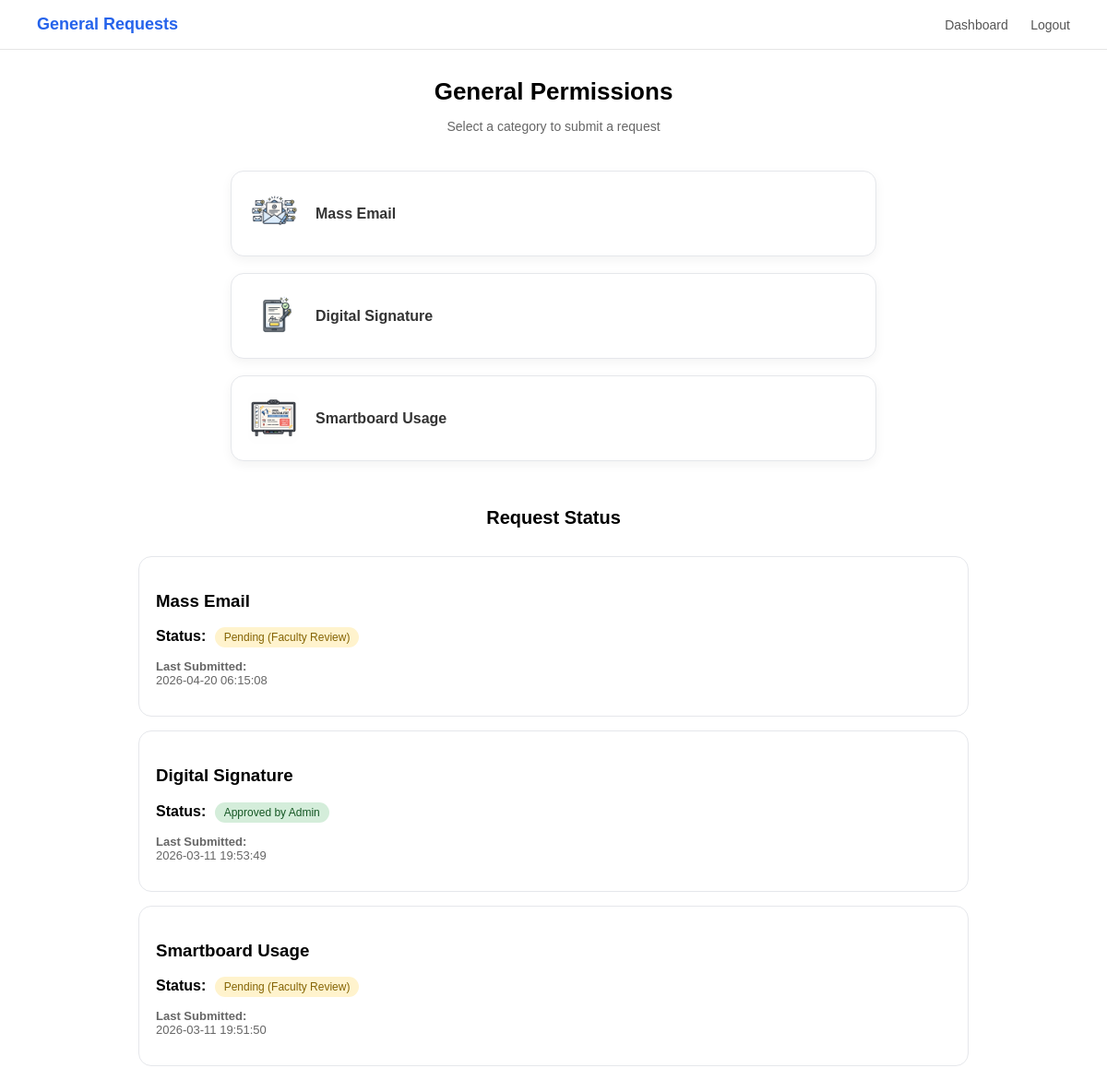
Screenshot of /general.php (signed in) with the database file from the repository.
### tables this page shows
CREATE TABLE `general_requests` (
  `request_id` int(11) NOT NULL,
  `committee_id` varchar(50) DEFAULT NULL,
  `type` enum('mass_email','smartboard','digital_signature') DEFAULT NULL,
  `status` enum('pending','approved','rejected') DEFAULT 'pending',
  `created_at` timestamp NOT NULL DEFAULT current_timestamp(),
  `rejection_reason` varchar(255) DEFAULT NULL,
  `forwarded_to_admin` tinyint(1) DEFAULT 0,
  `admin_status` enum('pending','approved','rejected') DEFAULT 'pending',
  `admin_remarks` varchar(255) DEFAULT NULL
);

### general.php (the view, shortened to what this page needs)
<?php
require 'includes/db_connect.php';
$committee_id = $_SESSION['committee_id'];
$stmt = $conn->prepare("
SELECT request_id, type, status, created_at, rejection_reason,
       forwarded_to_admin, admin_status
FROM general_requests
WHERE committee_id = ?
AND created_at = (
    SELECT MAX(created_at)
    FROM general_requests g2
    WHERE g2.type = general_requests.type
    AND g2.committee_id = ?
)
");
$stmt->bind_param("ss",$committee_id,$committee_id);
$stmt->execute();
$result = $stmt->get_result();
$requests = [];
while($row = $result->fetch_assoc()){
    $requests[$row['type']] = $row;
}
$categories = [
    "mass_email" => "Mass Email",
    "digital_signature" => "Digital Signature",
    "smartboard" => "Smartboard Usage"
];
?>
<!DOCTYPE html>
<html>
<head>
</head>
<body>
<div class="header">
<h2>General Requests</h2>
<div>
<a href="committee_dashboard.php">Dashboard</a>
<a href="logout.php">Logout</a>
</div>
</div>
<div class="title">
<h1>General Permissions</h1>
<p>Select a category to submit a request</p>
</div>
<div class="grid">
<a href="mass_email.php">
    <div class="grid-card">
        <img src="assets/images/MassEmail.png" class="grid-icon">
        <span>Mass Email</span>
    </div>
</a>
<a href="digital_signature.php">
    <div class="grid-card">
        <img src="assets/images/digitalsign.png" class="grid-icon">
        <span>Digital Signature</span>
    </div>
</a>
<a href="smartboard.php">
    <div class="grid-card">
        <img src="assets/images/smartbor.png" class="grid-icon">
        <span>Smartboard Usage</span>
    </div>
</a>
</div>
<h2 class="status-title">Request Status</h2>
<div class="status-container">
<?php foreach($categories as $key => $label): ?>
<div class="status-card">
<h3><?= $label; ?></h3>
<?php if(isset($requests[$key])): ?>
<?php
$data = $requests[$key];
?>
<p>
<strong>Status:</strong>
<?php
if ($data['forwarded_to_admin'] == 1 && $data['admin_status'] == 'pending') {
    echo "<span class='status-text forwarded'>Forwarded to Admin</span>";
}
elseif ($data['admin_status'] == 'approved') {
    echo "<span class='status-text approved'>Approved by Admin</span>";
}
elseif ($data['admin_status'] == 'rejected') {
    echo "<span class='status-text rejected'>Rejected by Admin</span>";
}
elseif ($data['status'] == 'pending') {
    echo "<span class='status-text pending'>Pending (Faculty Review)</span>";
}
elseif ($data['status'] == 'rejected') {
    echo "<span class='status-text rejected'>Rejected by Faculty</span>";
}
?>
</p>
<p style="font-size:13px;color:#666;">
<strong>Last Submitted:</strong><br>
<?= $data['created_at']; ?>
</p>
<?php else: ?>
<p style="color:#999;font-size:13px;">⚪ Not Submitted Yet</p>
<?php endif; ?>
</div>
<?php endforeach; ?>
</div>
</body>
</html>

### general.php (style rules this page uses)
body { font-family: Arial, Helvetica, sans-serif; margin:0; background:white; }
.header { background:white; border-bottom:1px solid #e5e5e5; padding:16px 40px; display:flex; justify-content:space-between; align-items:center; }
.header h2 { margin:0; font-size:18px; color:#2563eb; font-weight:600; }
.header a { text-decoration:none; margin-left:20px; font-size:14px; color:#555; }
.title { text-align:center; margin-top:30px; }
.title h1 { font-size:26px; margin-bottom:5px; }
.title p { color:#666; font-size:14px; }
.grid { max-width:700px; margin:40px auto; display:grid; grid-template-columns:1fr; gap:18px; padding:0 20px; }
.grid a { text-decoration:none; }
.grid-card { display:flex; align-items:center; gap:18px; padding:18px; background:white; border:1px solid #e5e7eb; border-radius:14px; transition:0.25s; box-shadow:0 4px 12px rgba(0,0,0,0.05); }
.grid-icon { width:55px; height:55px; object-fit:cover; border-radius:10px; }
.grid-card span { font-size:16px; font-weight:600; color:#333; }
.status-title { text-align:center; font-size:20px; font-weight:600; margin-top:50px; }
.status-container { max-width:900px; margin:30px auto; display:grid; gap:15px; padding:0 20px; }
.status-card { border:1px solid #e5e7eb; border-radius:14px; padding:18px; background:white; }
.status-text { font-size:12px; padding:4px 10px; border-radius:20px; margin-left:5px; }
.pending { background:#fff3cd; color:#856404; }
.approved { background:#d4edda; color:#155724; }

### rows the page displays
general_requests: label "Mass Email", forwarded_to_admin "Pending (Faculty Review)", created_at "2026-04-20 06:15:08"
general_requests: label "Digital Signature", forwarded_to_admin "Approved by Admin", created_at "2026-03-11 19:53:49"
general_requests: label "Smartboard Usage", forwarded_to_admin "Pending (Faculty Review)", created_at "2026-03-11 19:51:50"
